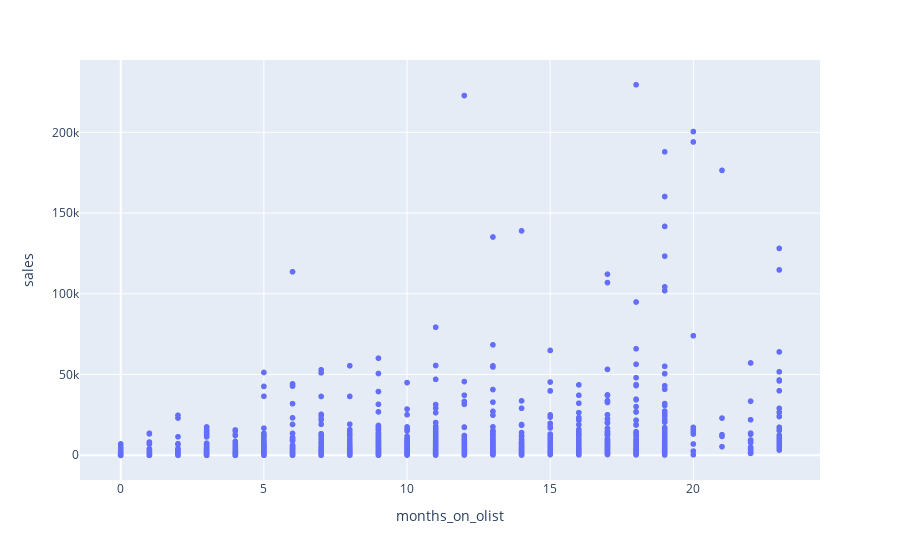

Here is the notebook cell this chart was saved with:
### Code cell
px.scatter(df_seller, x='months_on_olist', y='sales')

### Figure 1 — Plotly figure (JSON) as saved in the notebook; plotly's stock layout.template omitted (floating-point values rounded to 4 significant figures; data arrays with more than 128 entries replaced by an {"elided": "..."} marker saying what was removed)
{"data": [{"hovertemplate": "months_on_olist=%{x}<br>sales=%{y}<extra></extra>", "legendgroup": "", "marker": {"color": "#636efa", "symbol": "circle"}, "mode": "markers", "name": "", "showlegend": false, "type": "scattergl", "x": {"elided": "2967 float values"}, "xaxis": "x", "y": {"elided": "2967 float values"}, "yaxis": "y"}], "layout": {"legend": {"tracegroupgap": 0}, "margin": {"t": 60}, "xaxis": {"anchor": "y", "domain": [0, 1], "title": {"text": "months_on_olist"}}, "yaxis": {"anchor": "x", "domain": [0, 1], "title": {"text": "sales"}}}}
